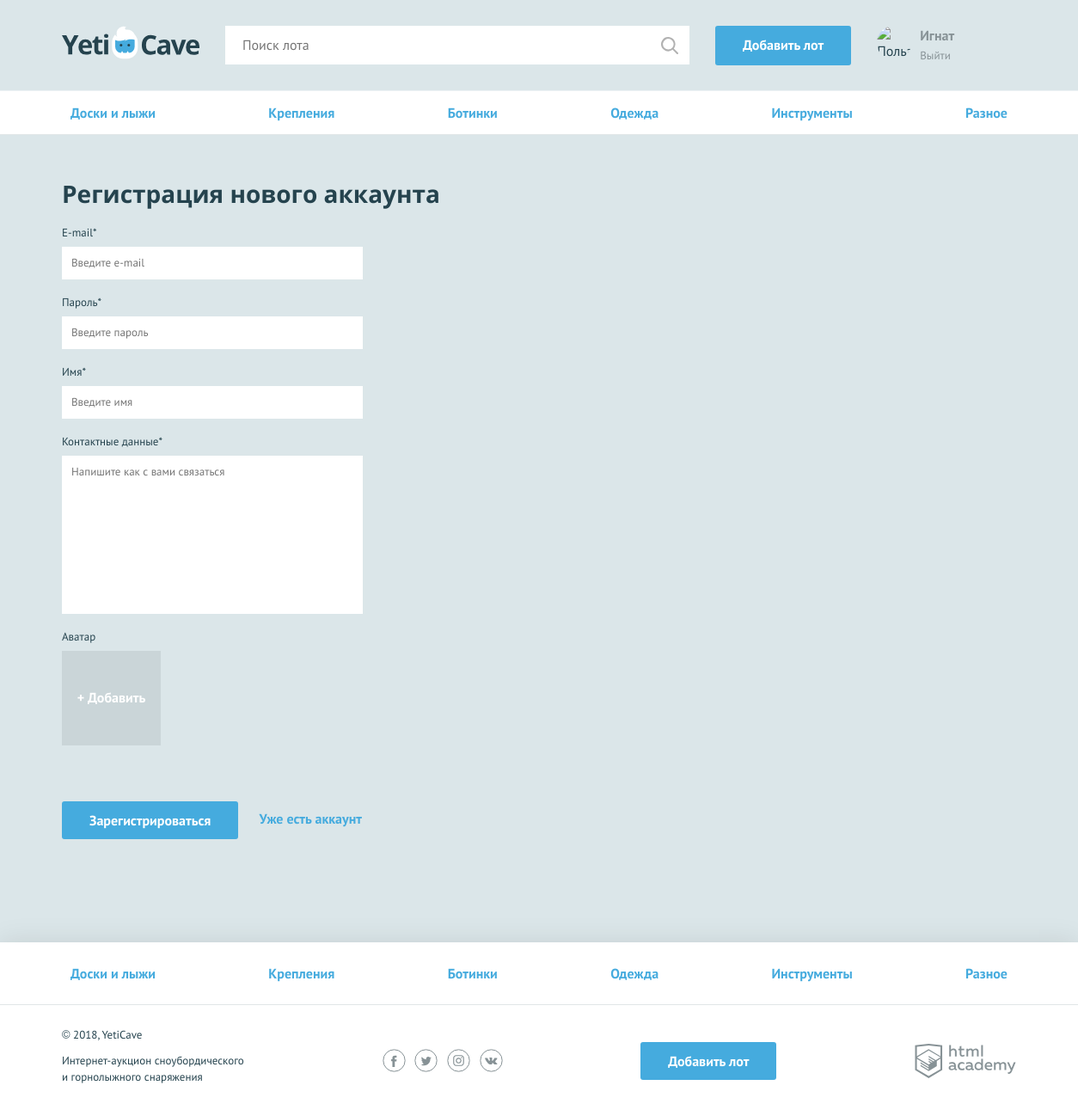
The page /singn-up.php (signed in) on the database its author committed.
### tables this page shows
CREATE TABLE category (
	category_id		INT AUTO_INCREMENT PRIMARY KEY,
	ru_name		VARCHAR(64),
	eng_name	VARCHAR(64)
);

### functions.php (called while the page is built, shortened)
<?
function renderTemplate ($path, $data) {
  $outContent='';
  if (file_exists($path)) {
    extract ($data);
    require ($path);
    $outContent= ob_get_clean();
  }
  return $outContent;
}
function getCategoryList($con) {
  $sql= 'SELECT * FROM category';
  $result = mysqli_query($con,$sql);
  $categories=mysqli_fetch_all($result, MYSQLI_ASSOC);
return $categories;
}

### templates/sign-up.php (the view, shortened to what this page needs)
<nav class="nav">
  <ul class="nav__list container">
    <?foreach ($categories as $key => $val): ?>
      <li class="nav__item">
          <a href="all-lots.html"><?=$val['ru_name']?></a>
      </li>
    <?endforeach;?>
  </ul>
</nav>
<? $classname= isset($errors) ? 'form--invalid' : ''; ?>
<form class="form container <?=$classname?>" action="" method="post" enctype="multipart/form-data">
  <h2>Регистрация нового аккаунта</h2>
  <?  $field='email';
      $classname= isset($errors[$field]) ? 'form__item--invalid' : '';
      $value= isset($data[$field]) ? $data[$field] : '';
      $errorMsg= isset($errors[$field]) ? $errors[$field] : '';?>
  <div class="form__item <?=$classname?>">
    <label for="email">E-mail*</label>
    <input id="email" type="text" name="email" placeholder="Введите e-mail" value="<?=htmlspecialchars($value)?>" >
  </div>
  <?  $field='password';
      $classname= isset($errors[$field]) ? 'form__item--invalid' : '';
      $value= isset($data[$field]) ? $data[$field] : '';
      $errorMsg= isset($errors[$field]) ? $errors[$field] : '';?>
  <div class="form__item <?=$classname?>">
    <label for="password">Пароль*</label>
    <input id="password" type="text" name="password" placeholder="Введите пароль" value="<?=htmlspecialchars($value)?>">
  </div>
  <?  $field='name';
      $classname= isset($errors[$field]) ? 'form__item--invalid' : '';
      $value= isset($data[$field]) ? $data[$field] : '';
      $errorMsg= isset($errors[$field]) ? $errors[$field] : '';?>
  <div class="form__item <?=$classname?>">
    <label for="name">Имя*</label>
    <input id="name" type="text" name="name" placeholder="Введите имя" value="<?=htmlspecialchars($value)?>">
  </div>
  <?  $field='message';
      $classname= isset($errors[$field]) ? 'form__item--invalid' : '';
      $value= isset($data[$field]) ? $data[$field] : '';
      $errorMsg= isset($errors[$field]) ? $errors[$field] : '';?>
  <div class="form__item <?=$classname?>">
    <label for="message">Контактные данные*</label>
    <textarea id="message" name="message" placeholder="Напишите как с вами связаться" ><?=htmlspecialchars($value)?></textarea>
  </div>
  <?  $field='filename';
      $classname= isset($data[$field]) ? 'form__item--uploaded' : 'form__item--invalid';
      ?>
  <div class="form__item form__item--file form__item--last <?=$classname?>">
    <label>Аватар</label>
    <div class="form__input-file">
      <label for="photo2">
        <span>+ Добавить</span>
      </label>
    </div>
  </div>
  <button type="submit" class="button">Зарегистрироваться</button>
  <a class="text-link" href="login.php">Уже есть аккаунт</a>
</form>

### templates/layout.php (shortened to what this page needs)
<!DOCTYPE html>
<html lang="ru">
<head>
    <link href="css/normalize.min.css" rel="stylesheet">
    <link href="css/style.css" rel="stylesheet">
</head>
<body>
<header class="main-header">
    <div class="main-header__container container">
        <a class="main-header__logo" <?=$titlePage == 'Главная' ? '':'href="index.php"';?>>
            <img src="img/logo.svg" width="160" height="39" alt="Логотип компании YetiCave">
        </a>
        <form class="main-header__search" method="get" action="https://echo.htmlacademy.ru">
            <input type="search" name="search" placeholder="Поиск лота">
            <input class="main-header__search-btn" type="submit" name="find" value="Найти">
        </form>
        <a class="main-header__add-lot button" href="add.php">Добавить лот</a>
        <nav class="user-menu">
          <? if ($isAuth):?>
              <div class="user-menu__image">
                <img src="<?=isset($userAvatar)?$userAvatar:'img/user.jpg'?>" width="40" height="40" alt="Пользователь">
              </div>
              <div class="user-menu__logged">
                <p><?=htmlspecialchars($userName);?></p>
                <a href="logout.php">Выйти</a>
              </div>
          <?endif;?>
        </nav>
    </div>
</header>
<main  <?=$titlePage == 'Главная' ? 'class="container"':'';?>>
    <?=$content?>
</main>
<footer class="main-footer">
    <nav class="nav">
        <ul class="nav__list container">
          <?foreach ($categories as $key => $value): ?>
            <li class="nav__item">
                <a href="all-lots.html"><?=$value['ru_name']?></a>
            </li>
          <?endforeach;?>
        </ul>
    </nav>
    <div class="main-footer__bottom container">
        <div class="main-footer__copyright">
            <p>© 2018, YetiCave</p>
            <p>Интернет-аукцион сноубордического и горнолыжного снаряжения</p>
        </div>
        <div class="main-footer__social social">
            <a class="social__link social__link--facebook" href="#">Facebook
            </a>
            <a class="social__link social__link--twitter" href="#">Twitter
            </a>
            <a class="social__link social__link--instagram" href="#">Instagram
            </a>
            <a class="social__link social__link--vkontakte" href="#">Вконтакте
            </a>
        </div>
        <a class="main-footer__add-lot button" href="add.php">Добавить лот</a>
        <div class="main-footer__developed-by">
            <a class="logo-academy" href="https://htmlacademy.ru/intensive/php">HTML Academy
            </a>
        </div>
    </div>
</footer>
</body>
</html>

### css/style.css (style rules this page uses)
body { min-width: 1140px; background-color: #dbe6e9; font-family: "PT Sans", sans-serif; font-weight: 400; font-size: 16px; line-height: 26px; color: #25434e; }
a { text-decoration: none; }
h2 { margin: 0; font-family: "Open Sans", sans-serif; font-size: 28px; line-height: 35px; font-weight: 700; }
.text-link { font-weight: 700; color: #45abde; }
.container { width: 1110px; margin: 0 auto; padding: 0 15px; }
.button { display: block; padding: 9px 32px; background-color: #45abde; color: #ffffff; text-align: center; font-weight: 700; border: none; border-radius: 3px; }
.main-header { padding: 30px 0 29px; border-bottom: 1px solid rgba(255, 255, 255, 0.5); }
.main-header__container { display: -webkit-flex; display: -ms-flexbox; display: flex; -webkit-justify-content: flex-start; -ms-flex-pack: start; justify-content: flex-start; }
.main-header__logo { display: block; margin-right: 30px; }
.main-header__search { position: relative; width: 540px; margin-right: 30px; }
.main-header__search input[type="search"] { width: 100%; padding: 8px 19px 9px 19px; border: 1px solid #ffffff; }
.main-header__search-btn { content: ""; position: absolute; top: 3px; right: 3px; width: 20px; height: 20px; padding: 20px; background: url("../img/search.svg") center no-repeat; opacity: 0.3; border: 0; font-size: 0; }
.main-header__add-lot { max-width: 160px; margin-right: 30px; }
.user-menu { display: -webkit-flex; display: -ms-flexbox; display: flex; }
.user-menu__image { width: 40px; height: 40px; margin-right: 10px; border-radius: 50%; overflow: hidden; }
.user-menu__image img { width: 100%; height: 100%; }
.user-menu__logged { color: #879296; line-height: 22px; }
.user-menu__logged p { font-weight: 700; margin: 0; }
.user-menu__logged a { color: #879296; font-size: 13px; font-weight: 400; }
.main-footer { margin-top: 120px; background-color: #ffffff; box-shadow: 0 0 30px 0 rgba(0, 0, 0, 0.1); }
.main-footer__bottom { display: -webkit-flex; display: -ms-flexbox; display: flex; -webkit-justify-content: space-between; -ms-flex-pack: justify; justify-content: space-between; -webkit-align-items: center; -ms-flex-align: center; align-items: center; padding: 25px 0; }
.main-footer__copyright { max-width: 212px; }
.main-footer__copyright p { margin: 0; margin-bottom: 11px; font-size: 13px; line-height: 19px; }
.main-footer__social { width: 140px; }
.social { display: -webkit-flex; display: -ms-flexbox; display: flex; -webkit-justify-content: space-between; -ms-flex-pack: justify; justify-content: space-between; -webkit-flex-wrap: wrap; -ms-flex-wrap: wrap; flex-wrap: wrap; }
.social__link { width: 27px; height: 27px; font-size: 0; }
.logo-academy { display: block; width: 118px; height: 40px; font-size: 0; }
.nav { background-color: #ffffff; border-bottom: 1px solid #e1e6e7; }
.nav__list { display: -webkit-flex; display: -ms-flexbox; display: flex; -webkit-justify-content: space-between; -ms-flex-pack: justify; justify-content: space-between; -webkit-flex-wrap: wrap; -ms-flex-wrap: wrap; flex-wrap: wrap; list-style: none; }
.nav__item a { position: relative; display: block; padding: 12px 10px; font-weight: 700; color: #45abde; }
.nav__item a::before { content: ""; display: none; position: absolute; bottom: 0; width: calc(100% - 20px); height: 3px; background-color: #e2e5e6; }
.main-footer .nav__item a { padding: 23px 10px; }
.form { padding-top: 51px; }
.form h2 { padding-bottom: 15px; }
.form__item { width: 350px; margin: 0; margin-bottom: 14px; font-size: 13px; }
.form__item label { display: block; margin-bottom: 3px; }
.form__item input, .form__item textarea { display: block; width: 100%; padding: 5px 10px; border: 1px solid #ffffff; box-sizing: border-box; }
.form__item textarea { min-height: 184px; resize: none; }
.form__item--last { margin-bottom: 65px; }
.form .button { display: inline-block; vertical-align: middle; margin-right: 20px; }
.form__item--file label span { display: block; width: 115px; height: 110px; background-color: #cad5d8; color: #ffffff; font-size: 16px; text-align: center; font-weight: 700; padding: 40px 0; box-sizing: border-box; border: 1px solid #cad5d8; cursor: pointer; }

### rows shown on the page
category: ru_name "Доски и лыжи"
category: ru_name "Крепления"
category: ru_name "Ботинки"
category: ru_name "Одежда"
category: ru_name "Инструменты"
category: ru_name "Разное"

### other values the page prints
$userName "Игнат"
